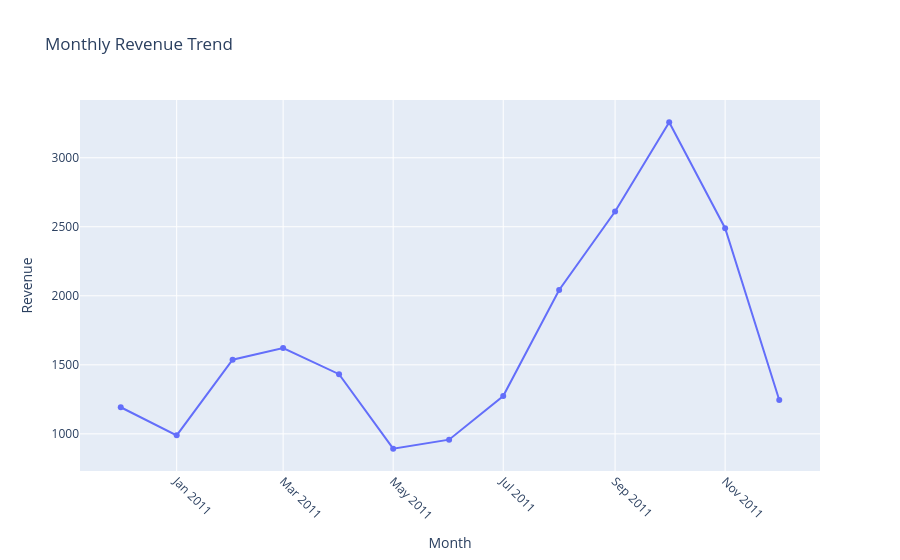

The notebook cell saved with this chart:
### Code cell
fig  =  px.line(monthly_revenue,
                x="Month" , y="Revenue",
                title="Monthly Revenue Trend",
                markers=True)

fig.update_layout(xaxis_title="Month" , yaxis_title="Revenue" , xaxis_tickangle=45)

### Figure 1 — Plotly figure (JSON) as saved in the notebook; plotly's stock layout.template omitted (floating-point values rounded to 4 significant figures)
{"data": [{"hovertemplate": "Month=%{x}<br>Revenue=%{y}<extra></extra>", "legendgroup": "", "line": {"color": "#636efa", "dash": "solid"}, "marker": {"symbol": "circle"}, "mode": "lines+markers", "name": "", "orientation": "v", "showlegend": false, "type": "scatter", "x": ["2010-12", "2011-01", "2011-02", "2011-03", "2011-04", "2011-05", "2011-06", "2011-07", "2011-08", "2011-09", "2011-10", "2011-11", "2011-12"], "xaxis": "x", "y": [1193.0, 989.1, 1537.0, 1622.0, 1432.0, 892.4, 957.9, 1274.0, 2042.0, 2610.0, 3257.0, 2489.0, 1245.0], "yaxis": "y"}], "layout": {"legend": {"tracegroupgap": 0}, "title": {"text": "Monthly Revenue Trend"}, "xaxis": {"anchor": "y", "domain": [0, 1], "tickangle": 45, "title": {"text": "Month"}}, "yaxis": {"anchor": "x", "domain": [0, 1], "title": {"text": "Revenue"}}}}
